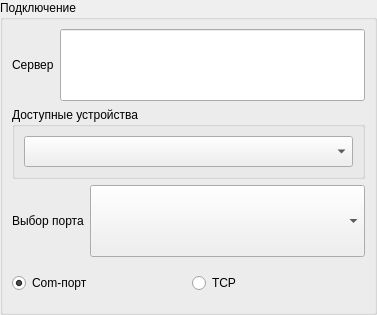
<?xml version="1.0" encoding="UTF-8"?>
<ui version="4.0">
 <class>ConnectionControl_UI</class>
 <widget class="QWidget" name="ConnectionControl_UI">
  <property name="geometry">
   <rect>
    <x>0</x>
    <y>0</y>
    <width>377</width>
    <height>315</height>
   </rect>
  </property>
  <property name="windowTitle">
   <string>Form</string>
  </property>
  <layout class="QVBoxLayout" name="verticalLayout_3">
   <property name="margin">
    <number>0</number>
   </property>
   <item>
    <widget class="QGroupBox" name="groupBoxConnection">
     <property name="title">
      <string>Подключение</string>
     </property>
     <layout class="QVBoxLayout" name="verticalLayout">
      <item>
       <layout class="QHBoxLayout" name="horizontalLayout_4">
        <item>
         <widget class="QLabel" name="label_TCPServer">
          <property name="enabled">
           <bool>true</bool>
          </property>
          <property name="sizePolicy">
           <sizepolicy hsizetype="Fixed" vsizetype="Preferred">
            <horstretch>0</horstretch>
            <verstretch>0</verstretch>
           </sizepolicy>
          </property>
          <property name="text">
           <string>Сервер</string>
          </property>
         </widget>
        </item>
        <item>
         <widget class="QLineEdit" name="lineEdit_TCPHostAddress">
          <property name="sizePolicy">
           <sizepolicy hsizetype="Expanding" vsizetype="Preferred">
            <horstretch>0</horstretch>
            <verstretch>0</verstretch>
           </sizepolicy>
          </property>
         </widget>
        </item>
       </layout>
      </item>
      <item>
       <widget class="QGroupBox" name="groupBox_TCPDeviceAvailable">
        <property name="maximumSize">
         <size>
          <width>16777215</width>
          <height>16777215</height>
         </size>
        </property>
        <property name="title">
         <string>Доступные устройства</string>
        </property>
        <layout class="QVBoxLayout" name="verticalLayout_2">
         <item>
          <widget class="QComboBox" name="comboBox_TCPDevices">
           <property name="sizePolicy">
            <sizepolicy hsizetype="Preferred" vsizetype="Preferred">
             <horstretch>0</horstretch>
             <verstretch>0</verstretch>
            </sizepolicy>
           </property>
          </widget>
         </item>
        </layout>
       </widget>
      </item>
      <item>
       <layout class="QHBoxLayout" name="horizontalLayout">
        <item>
         <widget class="QLabel" name="label_RSPortSelect">
          <property name="sizePolicy">
           <sizepolicy hsizetype="Fixed" vsizetype="Preferred">
            <horstretch>0</horstretch>
            <verstretch>0</verstretch>
           </sizepolicy>
          </property>
          <property name="text">
           <string>Выбор порта</string>
          </property>
         </widget>
        </item>
        <item>
         <widget class="QComboBox" name="comboBox_RSPorts">
          <property name="sizePolicy">
           <sizepolicy hsizetype="Expanding" vsizetype="Preferred">
            <horstretch>0</horstretch>
            <verstretch>0</verstretch>
           </sizepolicy>
          </property>
         </widget>
        </item>
       </layout>
      </item>
      <item>
       <layout class="QHBoxLayout" name="horizontalLayout_3">
        <property name="sizeConstraint">
         <enum>QLayout::SetDefaultConstraint</enum>
        </property>
        <item>
         <widget class="QRadioButton" name="radioButton_RS">
          <property name="sizePolicy">
           <sizepolicy hsizetype="Preferred" vsizetype="Preferred">
            <horstretch>0</horstretch>
            <verstretch>0</verstretch>
           </sizepolicy>
          </property>
          <property name="maximumSize">
           <size>
            <width>16777215</width>
            <height>40</height>
           </size>
          </property>
          <property name="text">
           <string>Com-порт</string>
          </property>
          <property name="checked">
           <bool>true</bool>
          </property>
         </widget>
        </item>
        <item>
         <widget class="QRadioButton" name="radioButton_TCP">
          <property name="sizePolicy">
           <sizepolicy hsizetype="Preferred" vsizetype="Preferred">
            <horstretch>0</horstretch>
            <verstretch>0</verstretch>
           </sizepolicy>
          </property>
          <property name="maximumSize">
           <size>
            <width>16777215</width>
            <height>40</height>
           </size>
          </property>
          <property name="text">
           <string>TCP</string>
          </property>
         </widget>
        </item>
       </layout>
      </item>
     </layout>
    </widget>
   </item>
  </layout>
 </widget>
 <resources/>
 <connections>
  <connection>
   <sender>radioButton_RS</sender>
   <signal>toggled(bool)</signal>
   <receiver>label_TCPServer</receiver>
   <slot>setHidden(bool)</slot>
   <hints>
    <hint type="sourcelabel">
     <x>41</x>
     <y>272</y>
    </hint>
    <hint type="destinationlabel">
     <x>34</x>
     <y>72</y>
    </hint>
   </hints>
  </connection>
  <connection>
   <sender>radioButton_RS</sender>
   <signal>toggled(bool)</signal>
   <receiver>lineEdit_TCPHostAddress</receiver>
   <slot>setHidden(bool)</slot>
   <hints>
    <hint type="sourcelabel">
     <x>77</x>
     <y>260</y>
    </hint>
    <hint type="destinationlabel">
     <x>81</x>
     <y>70</y>
    </hint>
   </hints>
  </connection>
  <connection>
   <sender>radioButton_RS</sender>
   <signal>toggled(bool)</signal>
   <receiver>groupBox_TCPDeviceAvailable</receiver>
   <slot>setHidden(bool)</slot>
   <hints>
    <hint type="sourcelabel">
     <x>59</x>
     <y>260</y>
    </hint>
    <hint type="destinationlabel">
     <x>71</x>
     <y>107</y>
    </hint>
   </hints>
  </connection>
  <connection>
   <sender>radioButton_RS</sender>
   <signal>toggled(bool)</signal>
   <receiver>comboBox_TCPDevices</receiver>
   <slot>setHidden(bool)</slot>
   <hints>
    <hint type="sourcelabel">
     <x>119</x>
     <y>272</y>
    </hint>
    <hint type="destinationlabel">
     <x>121</x>
     <y>125</y>
    </hint>
   </hints>
  </connection>
  <connection>
   <sender>radioButton_TCP</sender>
   <signal>toggled(bool)</signal>
   <receiver>label_RSPortSelect</receiver>
   <slot>setHidden(bool)</slot>
   <hints>
    <hint type="sourcelabel">
     <x>221</x>
     <y>270</y>
    </hint>
    <hint type="destinationlabel">
     <x>71</x>
     <y>172</y>
    </hint>
   </hints>
  </connection>
  <connection>
   <sender>radioButton_TCP</sender>
   <signal>toggled(bool)</signal>
   <receiver>comboBox_RSPorts</receiver>
   <slot>setHidden(bool)</slot>
   <hints>
    <hint type="sourcelabel">
     <x>264</x>
     <y>277</y>
    </hint>
    <hint type="destinationlabel">
     <x>226</x>
     <y>177</y>
    </hint>
   </hints>
  </connection>
 </connections>
</ui>
